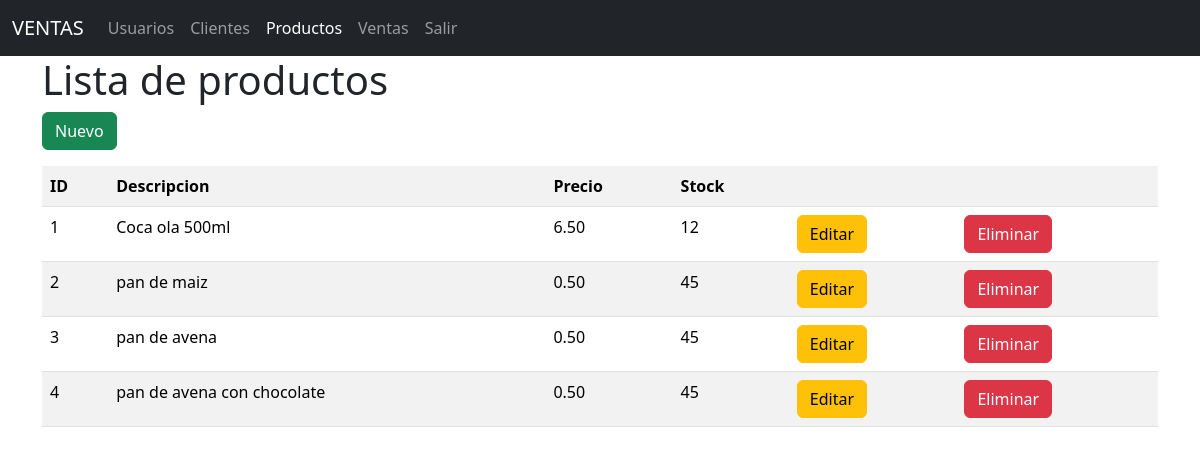
/productos/, run on the app's committed database.
### models/producto_model.py (models this page shows, shortened)
class Producto(db.Model):
    __tablename__ = "productos"
    id = db.Column(db.Integer,primary_key=True)
    descripcion = db.Column(db.String(120),nullable=False)
    precio = db.Column(db.Float(11,2),nullable=False)
    stock = db.Column(db.Integer,nullable=False)
    ventas = db.relationship('Venta', back_populates='producto')
    @staticmethod
    def get_all():
        return Producto.query.all()

### controllers/producto_controller.py (the view)
@producto_bp.route("/")
def index():
    productos = Producto.get_all()
    return producto_view.list(productos)

### run.py (called while the page is built)
@app.context_processor
def inject_active_path():
    def is_active(path):
        return 'active' if request.path == path else ''
    return(dict(is_active = is_active))

### views/producto_view.py (called while the page is built)
def list(productos):
    return render_template('productos/index.html', productos = productos)

### templates/productos/index.html (shortened to what this page needs)
{% extends 'base.html' %}
{%  block content %}
<h1>Lista de productos</h1>
<a href="{{ url_for('producto.create') }}" class="btn btn-success mb-3">Nuevo</a>
<table class="table table-striped">
    <tr>
        <th>ID</th>
        <th>Descripcion</th>
        <th>Precio</th>
        <th>Stock</th>
        <th></th>
        <th></th>
    </tr>
    {% for item in productos %}
    <tr>
        <td>{{item.id}}</td>
        <td>{{item.descripcion}}</td>
        <td>{{item.precio | round(2)}}</td>
        <td>{{item.stock}}</td>
        <td>
            <a href="{{ url_for('producto.edit',id=item.id) }}" class="btn btn-warning">Editar</a>
        </td>
        <td>
            <a href="{{ url_for('producto.delete',id=item.id) }}" class="btn btn-danger">Eliminar</a>
        </td>
    </tr>
    {% endfor %}
</table>
{%  endblock %}

### templates/base.html (shortened to what this page needs)
<!doctype html>
<html lang="es">
  <head>
    <link href="https://cdn.jsdelivr.net/npm/bootstrap@5.3.6/dist/css/bootstrap.min.css" rel="stylesheet">
  </head>
  <body>
    <nav class="navbar navbar-expand-lg navbar-dark bg-dark">
  <div class="container-fluid">
    <a class="navbar-brand" href="#">VENTAS</a>
    <div class="collapse navbar-collapse" id="navbarNav">
      <ul class="navbar-nav">
        <li class="nav-item">
          <a class="nav-link {{ is_active('/usuarios/')}}" aria-current="page" href="/usuarios/">Usuarios</a>
        </li>
        <li class="nav-item">
          <a class="nav-link {{ is_active('/clientes/')}}" href="/clientes/">Clientes</a>
        </li>
        <li class="nav-item">
          <a class="nav-link {{ is_active('/productos/')}}" href="/productos/">Productos</a>
        </li>
        <li class="nav-item">
          <a class="nav-link {{ is_active('/ventas/')}}" href="/ventas/">Ventas</a>
        </li>
        <li class="nav-item">
          <a class="nav-link" href="#">Salir</a>
        </li>
      </ul>
    </div>
  </div>
</nav>
    <div class="container">
    {% block content %}
    {% endblock %}
    </div>
  </body>
</html>

### data on the page
Producto: id "1", descripcion "Coca ola 500ml", precio "6.50", stock "12"
Producto: id "2", descripcion "pan de maiz", precio "0.50", stock "45"
Producto: id "3", descripcion "pan de avena", precio "0.50", stock "45"
Producto: id "4", descripcion "pan de avena con chocolate", precio "0.50", stock "45"
